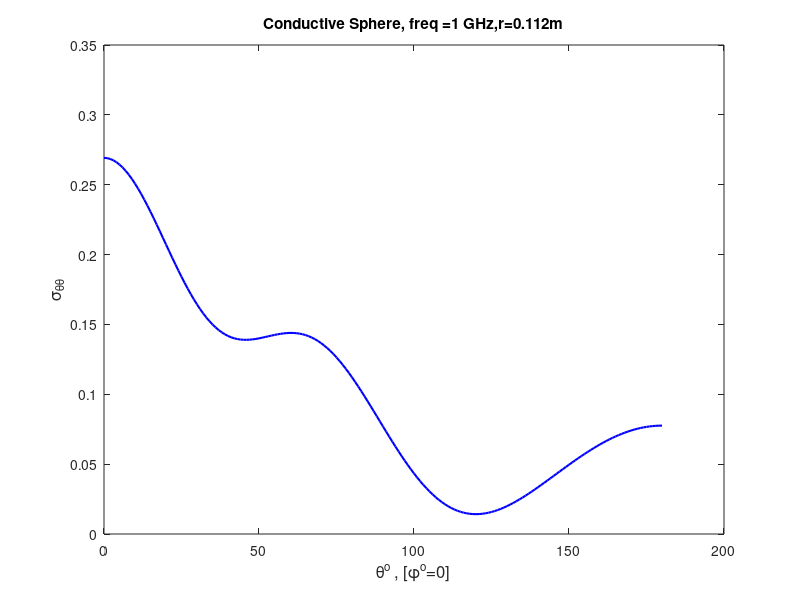

This figure's MATLAB source:
ydata=[ 0.269225  0.269032  0.268447  0.267477  0.266128  0.264411  0.262336  0.259918  0.257174  0.254123  0.250785  0.247183  0.243341  0.239285  0.235042  0.230639  0.226105  0.221468  0.216758  0.212003  0.207233  0.202474  0.197756  0.193104  0.188543  0.184098  0.179790  0.175641  0.171670  0.167892  0.164323  0.160975  0.157859  0.154983  0.152352  0.149970  0.147837  0.145953  0.144314  0.142916  0.141749  0.140806  0.140074  0.139542  0.139194  0.139015  0.138989  0.139097  0.139321  0.139641  0.140038  0.140492  0.140983  0.141490  0.141995  0.142477  0.142918  0.143299  0.143605  0.143817  0.143922  0.143905  0.143754  0.143457  0.143004  0.142387  0.141599  0.140634  0.139488  0.138160  0.136647  0.134951  0.133073  0.131017  0.128787  0.126389  0.123829  0.121117  0.118260  0.115270  0.112156  0.108929  0.105603  0.102189  0.098700  0.095150  0.091552  0.087919  0.084264  0.080602  0.076946  0.073307  0.069700  0.066137  0.062628  0.059186  0.055822  0.052544  0.049364  0.046289  0.043329  0.040489  0.037778  0.035200  0.032761  0.030466  0.028319  0.026321  0.024476  0.022785  0.021249  0.019869  0.018643  0.017571  0.016652  0.015884  0.015264  0.014790  0.014457  0.014263  0.014203  0.014273  0.014469  0.014786  0.015219  0.015762  0.016410  0.017159  0.018002  0.018934  0.019949  0.021042  0.022208  0.023440  0.024733  0.026082  0.027482  0.028927  0.030411  0.031930  0.033480  0.035054  0.036648  0.038258  0.039879  0.041507  0.043137  0.044765  0.046388  0.048001  0.049600  0.051183  0.052745  0.054283  0.055793  0.057274  0.058721  0.060132  0.061503  0.062833  0.064119  0.065357  0.066547  0.067685  0.068769  0.069798  0.070770  0.071683  0.072534  0.073323  0.074049  0.074709  0.075303  0.075830  0.076288  0.076677  0.076997  0.077246  0.077424  0.077531  0.077567 ];
xdata=[ 0.000057  1.000000  2.000000  3.000000  4.000000  5.000000  6.000000  7.000000  8.000000  9.000000  10.000000  11.000000  12.000000  13.000000  14.000000  15.000000  16.000000  17.000000  18.000000  19.000000  20.000000  21.000000  22.000000  23.000000  24.000000  25.000000  26.000000  27.000000  28.000000  29.000000  30.000000  31.000000  32.000000  33.000000  34.000000  35.000000  36.000000  37.000000  38.000000  39.000000  40.000000  41.000000  42.000000  43.000000  44.000000  45.000000  46.000000  47.000000  48.000000  49.000000  50.000000  51.000000  52.000000  53.000000  54.000000  55.000000  56.000000  57.000000  58.000000  59.000000  60.000000  61.000000  62.000000  63.000000  64.000000  65.000000  66.000000  67.000000  68.000000  69.000000  70.000000  71.000000  72.000000  73.000000  74.000000  75.000000  76.000000  77.000000  78.000000  79.000000  80.000000  81.000000  82.000000  83.000000  84.000000  85.000000  86.000000  87.000000  88.000000  89.000000  90.000000  91.000000  92.000000  93.000000  94.000000  95.000000  96.000000  97.000000  98.000000  99.000000  100.000000  101.000000  102.000000  103.000000  104.000000  105.000000  106.000000  107.000000  108.000000  109.000000  110.000000  111.000000  112.000000  113.000000  114.000000  115.000000  116.000000  117.000000  118.000000  119.000000  120.000000  121.000000  122.000000  123.000000  124.000000  125.000000  126.000000  127.000000  128.000000  129.000000  130.000000  131.000000  132.000000  133.000000  134.000000  135.000000  136.000000  137.000000  138.000000  139.000000  140.000000  141.000000  142.000000  143.000000  144.000000  145.000000  146.000000  147.000000  148.000000  149.000000  150.000000  151.000000  152.000000  153.000000  154.000000  155.000000  156.000000  157.000000  158.000000  159.000000  160.000000  161.000000  162.000000  163.000000  164.000000  165.000000  166.000000  167.000000  168.000000  169.000000  170.000000  171.000000  172.000000  173.000000  174.000000  175.000000  176.000000  177.000000  178.000000  179.000000  179.999943 ];
plot(xdata,ydata,'b-','linewidth',1.5);
xlabel('\theta^o , [\phi^o=0]','FontSize',12);
ylabel('\sigma_{\theta\theta}','FontSize',12);
title('Conductive Sphere, freq =1 GHz,r=0.112m');
